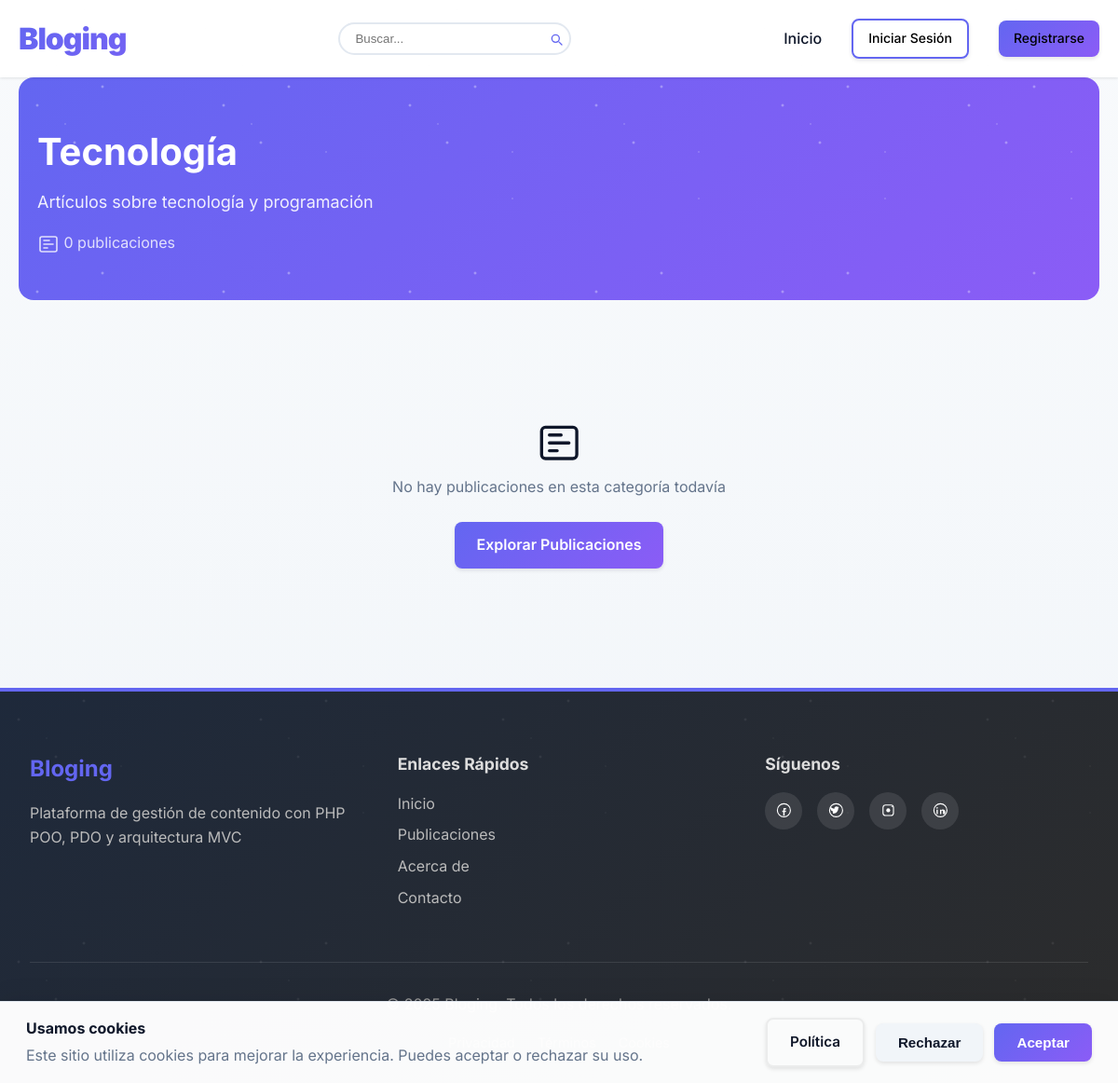
The page /category/tecnologia on the database its author committed.
### tables this page shows
CREATE TABLE categories (
    id INT AUTO_INCREMENT PRIMARY KEY,
    name VARCHAR(100) NOT NULL UNIQUE,
    slug VARCHAR(100) NOT NULL UNIQUE,
    description TEXT,
    icon VARCHAR(50) DEFAULT NULL,
    color VARCHAR(7) DEFAULT '#6366f1',
    created_at TIMESTAMP DEFAULT CURRENT_TIMESTAMP
);

### app/controllers/BaseController.php (called while the page is built, shortened)
<?php
class BaseController {
    protected function view($view, $data = []) {
        extract($data);
        require __DIR__ . '/../../views/' . $view . '.php';
    }
}

### app/controllers/CategoryController.php (called while the page is built, shortened)
<?php
class CategoryController extends BaseController {
    private $categoryModel;
    public function __construct() {
        $this->categoryModel = new Category();
    }
    public function show($slug) {
        $category = $this->categoryModel->findBySlug($slug);
        $posts = $this->categoryModel->getPostsByCategory($category['id']);
        $this->view('categories/show', [
            'category' => $category,
            'posts' => $posts
        ]);
    }
}

### public/index.php (called while the page is built, shortened)
<?php
spl_autoload_register(function ($class) {
    $paths = [
        __DIR__ . '/../app/Controllers/',
        __DIR__ . '/../app/Models/',
        __DIR__ . '/../app/Helpers/',
        __DIR__ . '/../app/Middleware/',
    ];
    foreach ($paths as $path) {
        $file = $path . $class . '.php';
        if (file_exists($file)) {
            return;
        }
    }
});
require_once __DIR__ . '/../routes/web.php';
$url = $_SERVER['REQUEST_URI'];
$url = parse_url($url, PHP_URL_PATH);
$url = rtrim($url, '/');
$url = $url ?: '/';
Router::dispatch($url);

### config/database.php (called while the page is built)
<?php
return [
    'host' => 'localhost',
    'dbname' => 'blog_cms',
    'username' => 'root',
    'password' => '',
    'charset' => 'utf8mb4',
    'options' => [
        PDO::ATTR_ERRMODE => PDO::ERRMODE_EXCEPTION,
        PDO::ATTR_DEFAULT_FETCH_MODE => PDO::FETCH_ASSOC,
        PDO::ATTR_EMULATE_PREPARES => false,
    ]
];

### app/Models/Database.php (called while the page is built)
<?php
class Database {
    private static $instance = null;
    private $connection;
    private function __construct() {
        $config = require __DIR__ . '/../../config/database.php';
        try {
            $dsn = "mysql:host={$config['host']};dbname={$config['dbname']};charset={$config['charset']}";
            $this->connection = new PDO($dsn, $config['username'], $config['password'], $config['options']);
        } catch (PDOException $e) {
            die("Error de conexión: " . $e->getMessage());
        }
    }
    public static function getInstance() {
        if (self::$instance === null) {
            self::$instance = new self();
        }
        return self::$instance;
    }
    public function getConnection() {
        return $this->connection;
    }
}

### app/Models/Category.php (called while the page is built, shortened)
<?php
class Category {
    private $db;
    public function __construct() {
        $this->db = Database::getInstance()->getConnection();
    }
    public function findBySlug($slug) {
        $sql = "SELECT * FROM categories WHERE slug = ?";
        $stmt = $this->db->prepare($sql);
        $stmt->execute([$slug]);
        return $stmt->fetch();
    }
    public function getPostsByCategory($categoryId) {
        $sql = "SELECT p.*, u.username, u.avatar,
                (SELECT COUNT(*) FROM likes WHERE post_id = p.id) as likes_count,
                (SELECT COUNT(*) FROM comments WHERE post_id = p.id) as comments_count
                FROM posts p
                JOIN users u ON p.user_id = u.id
                JOIN post_categories pc ON p.id = pc.post_id
                WHERE pc.category_id = ? AND p.status = 'published'
                ORDER BY p.created_at DESC";
        $stmt = $this->db->prepare($sql);
        $stmt->execute([$categoryId]);
        return $stmt->fetchAll();
    }
}

### views/categories/show.php (the view, shortened to what this page needs)
<?php include __DIR__ . '/../layouts/header.php'; ?>
<div style="background: var(--gradient); color: white; padding: 3rem 0; border-radius: 16px; margin-bottom: 3rem; position: relative; overflow: hidden;">
    <div style="position: absolute; top: 0; left: 0; right: 0; bottom: 0; background-image:
        radial-gradient(2px 2px at 20px 30px, white, rgba(255,255,255,0)),
        radial-gradient(2px 2px at 60px 70px, white, rgba(255,255,255,0)),
        radial-gradient(1px 1px at 50px 50px, white, rgba(255,255,255,0)),
        radial-gradient(1px 1px at 130px 80px, white, rgba(255,255,255,0)),
        radial-gradient(2px 2px at 90px 10px, white, rgba(255,255,255,0)),
        radial-gradient(1px 1px at 130px 130px, white, rgba(255,255,255,0)); background-size: 200px 200px; animation: stars 20s linear infinite; opacity: 0.5; pointer-events: none;" ></div>
    <div class="container" style="position: relative; z-index: 2;">
        <h1 style="font-size: 2.5rem; margin-bottom: 0.5rem;">
            <?php echo htmlspecialchars($category['name']); ?>
        </h1>
        <?php if ($category['description']): ?>
            <p style="opacity: 0.9; font-size: 1.125rem;">
                <?php echo htmlspecialchars($category['description']); ?>
            </p>
        <?php endif; ?>
        <p style="margin-top: 1rem; opacity: 0.8;">
            <svg class="icon icon-header" aria-hidden="true"><use href="/assets/icons.svg#newspaper"></use></svg> <?php echo count($posts); ?> publicaciones
        </p>
    </div>
</div>
<div class="container">
    <?php if (empty($posts)): ?>
        <div class="empty-state" style="text-align: center; padding: 4rem 2rem;">
            <p style="font-size: 3rem;"><svg class="icon" aria-hidden="true"><use href="/assets/icons.svg#newspaper"></use></svg></p>
            <p style="color: var(--text-light);">No hay publicaciones en esta categoría todavía</p>
            <a href="/" class="btn btn-primary" style="margin-top: 1.5rem;">Explorar Publicaciones</a>
        </div>
    <?php endif; ?>
</div>
<?php include __DIR__ . '/../layouts/footer.php'; ?>

### routes/web.php (shortened to what this page needs)
<?php
class Router {
    private static $routes = [];
    public static function get($uri, $controller, $method, $middleware = null) {
        self::$routes['GET'][$uri] = [
            'controller' => $controller,
            'method' => $method,
            'middleware' => $middleware
        ];
    }
    public static function post($uri, $controller, $method, $middleware = null) {
        self::$routes['POST'][$uri] = [
            'controller' => $controller,
            'method' => $method,
            'middleware' => $middleware
        ];
    }
    public static function dispatch($uri) {
        $method = $_SERVER['REQUEST_METHOD'];
        foreach (self::$routes[$method] ?? [] as $route => $action) {
            $pattern = preg_replace('/\{[a-zA-Z]+\}/', '([a-zA-Z0-9\-]+)', $route);
            $pattern = '#^' . $pattern . '$#';
            if (preg_match($pattern, $uri, $matches)) {
                array_shift($matches);
                $controller = new $action['controller']();
                return call_user_func_array([$controller, $action['method']], $matches);
            }
        }
    }
}

### public/assets/css/style.css (style rules this page uses)
:root { --primary: #6366f1; --icon-size-text: 16px; --icon-size-button: 20px; --icon-size-header: 24px; --primary-dark: #4f46e5; --primary-light: #818cf8; --secondary: #8b5cf6; --accent: #ec4899; --success: #10b981; --danger: #ef4444; --warning: #f59e0b; --dark: #1e293b; --dark-alt: #334155; --light: #f1f5f9; --text: #0f172a; --text-light: #64748b; --border: #e2e8f0; --shadow: rgba(0, 0, 0, 0.1); --shadow-lg: rgba(0, 0, 0, 0.15); --gradient: linear-gradient(135deg, var(--primary) 0%, var(--secondary) 100%); }
body { font-family: 'Inter', 'Segoe UI', system-ui, -apple-system, sans-serif; line-height: 1.6; color: var(--text); background: linear-gradient(to bottom, #f8fafc 0%, #f1f5f9 100%); min-height: 100vh; }
.container { max-width: 1200px; margin: 0 auto; padding: 0 20px; }
.btn { display: inline-flex; align-items: center; gap: 0.5rem; padding: 0.75rem 1.5rem; background: var(--primary); color: white; text-decoration: none; border-radius: 8px; border: none; cursor: pointer; font-size: 1rem; font-weight: 600; transition: all 0.3s; box-shadow: 0 2px 4px var(--shadow); }
.btn-primary { background: var(--gradient); color: white; }
.icon { display: inline-block; width: 1em; height: 1em; line-height: 1; vertical-align: -0.125em; }
.icon { width: var(--icon-size, 1.05em); height: var(--icon-size, 1.05em); display: inline-block; vertical-align: middle; fill: currentColor; color: currentColor; transition: transform 160ms ease, color 180ms ease, opacity 160ms ease; }
.icon-header { --icon-size: 24px; }

### rows shown on the page
categories: name "Tecnología", description "Artículos sobre tecnología y programación"

### other values the page prints
count($posts) "0"
